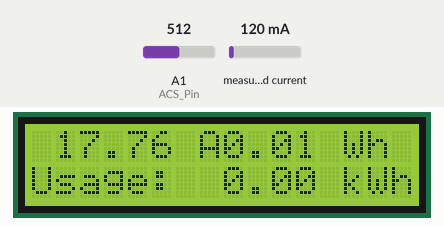
Recording of a sketch running on a simulated Arduino Uno, built with avr-gcc and run on an emulated ATmega328P. On the bench: 16×2 character LCD. The test bench sets the inputs (shaded band); at power-on: measured current 120 mA, A1 (ACS_Pin) = 512. What the sketch prints to the serial monitor is not drawn.

Above: at 1.6 s.
1.7 s: measured current set to 40 mA
At 2.6 s:
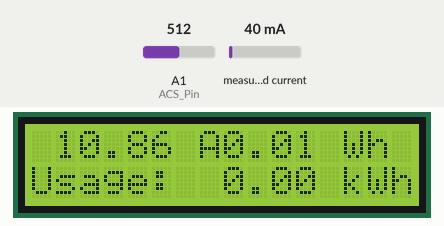
4.5 s: A1 (ACS_Pin) set to 716
At 5.8 s:
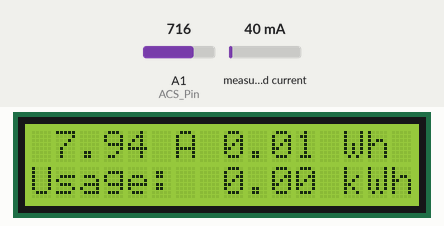
7.5 s: measured current set to 500 mA
At 8.8 s:
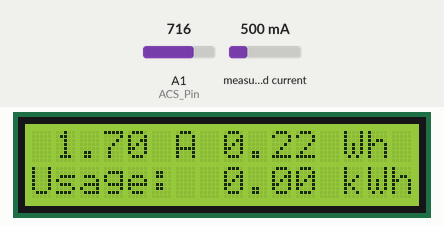
10.5 s: A1 (ACS_Pin) set to 900
At 11.8 s:
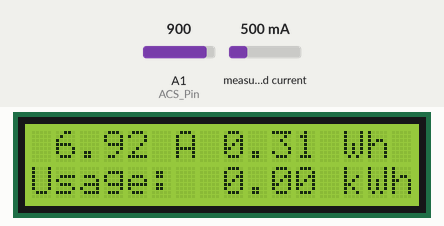
13.5 s: A1 (ACS_Pin) set to 1023
At 14.9 s:
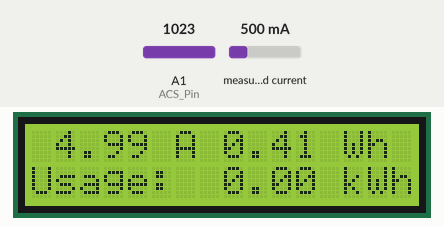
16.5 s: measured current set to 1000 mA
At 17.9 s:
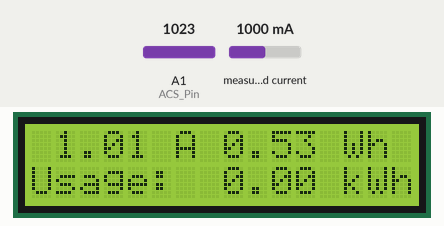
Timing chart, 0 to 19.5 s (numbered marks = the images above; inputs shaded):
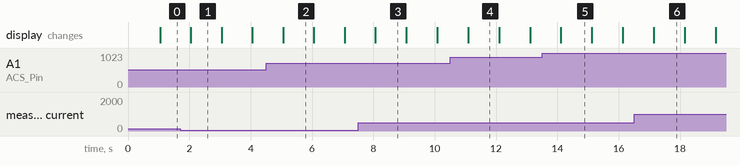

Measured:
- what the display in image 1 shows lasts 1.0 s, from 2.1 s to 3.1 s

The sketch:

ar2es_LCD_kWh_NoiceFilt.ino
```cpp
#include "ACS712.h"
#include <SoftwareSerial.h>
#include <Filters.h>                      //This library can check by it's .cpp file

#include <LiquidCrystal_I2C.h>    //LCD ic library
#define I2C_ADDR 0x27 //I2C adress
#define BACKLIGHT_PIN 3 // Declaring LCD Pins
#define En_pin 2
#define Rw_pin 1
#define Rs_pin 0
#define D4_pin 4
#define D5_pin 5
#define D6_pin 6
#define D7_pin 7

LiquidCrystal_I2C lcd(I2C_ADDR,En_pin,Rw_pin,Rs_pin,D4_pin,D5_pin,D6_pin,D7_pin); //Declaring the lcd

#define ACS_Pin A1                        //Sensor data pin on A1 analog input
ACS712 sensor(ACS712_30A, A1);            // We have 30 amps version sensor connected to A1 pin of arduino
SoftwareSerial espSerial(5, 6);

String str;
unsigned long last_time =0;
unsigned long current_time =0;
float Wh =0 ;
float kWh =0;
char watt[5]; //Make an array to store power

float ACS_Value;                              //Here we keep the raw data valuess
float testFrequency = 50;                    // test signal frequency (Hz)
float windowLength = 40.0/testFrequency;     // how long to average the signal, for statistist

float intercept = 0; // to be adjusted based on calibration testing
float slope = 0.0752; // to be adjusted based on calibration testing

float Amps_TRMS; // estimated actual current in amps
float P; //Power

unsigned long printPeriod = 1000; // in milliseconds
// Track time in milliseconds since last reading
unsigned long previousMillis = 0;

void setup() {
  Serial.begin( 115200 );    // Start the serial port
  espSerial.begin(115200);
  sensor.calibrate();
  pinMode(ACS_Pin,INPUT);  //Define the pin mode

  digitalWrite(2,HIGH);
  lcd.begin (16,2);
  lcd.setBacklightPin(BACKLIGHT_PIN,POSITIVE);
  lcd.setBacklight(HIGH); //Lighting backlight
  lcd.home ();
}

void loop() {
  RunningStatistics inputStats;                 // create statistics to look at the raw test signal
  inputStats.setWindowSecs( windowLength );     //Set the window length

  while( true ) {
  float U = 230;
  float I = sensor.getCurrentAC();

  if(I<0.1){
    float P = 0;
  }else{
    float P = U * I;

     //convert power into Wh.
    last_time = current_time;
    current_time = millis();
    Wh = Wh+  P *(( current_time -last_time) /3600000.0) ;
    kWh = kWh+  ((P *(( current_time -last_time)/1000.0))/3600000.0);
  }


    ACS_Value = analogRead(ACS_Pin);  // read the analog in value:
    inputStats.input(ACS_Value);  // log to Stats function

    if((unsigned long)(millis() - previousMillis) >= printPeriod) { //every second we do the calculation
      previousMillis = millis();   // update time

      Amps_TRMS = intercept + slope * inputStats.sigma(); //Calibrate the values

      lcd.clear();               //clear the lcd and print in a certain position
      lcd.setCursor(1,0);
      lcd.print(Amps_TRMS);
      lcd.print(" A");

      lcd.setCursor(8,0);
      lcd.print(Wh);
      lcd.print(" Wh");

      lcd.setCursor(0,1);
      lcd.print("Usage:  ");
      lcd.print(kWh);
      lcd.print(" kWh");

      Serial.println(String("P = ") + P + " Watts"+ "\t Amps: "+ Amps_TRMS);
      str =String("coming from arduino: ")+String("Consumption: ")+String(kWh)+String("kWh")+String("\t")+String("P= ")+String(P)+String("\t")+String("Amps= ")+String(Amps_TRMS);
      espSerial.println(str);
      /*
      Serial.print( "\t Amps: " );
      Serial.print( Amps_TRMS );
      */

    }
  }
}
```
